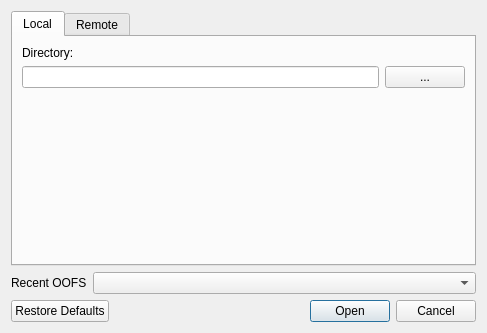
<ui version="4.0" >
 <class>NewBrowser</class>
 <widget class="QDialog" name="NewBrowser" >
  <property name="geometry" >
   <rect>
    <x>0</x>
    <y>0</y>
    <width>487</width>
    <height>333</height>
   </rect>
  </property>
  <property name="windowTitle" >
   <string>New browser</string>
  </property>
  <layout class="QVBoxLayout" name="verticalLayout" >
   <item>
    <widget class="QTabWidget" name="oofsType" >
     <property name="currentIndex" >
      <number>0</number>
     </property>
     <widget class="QWidget" name="localOofs" >
      <attribute name="title" >
       <string>Local</string>
      </attribute>
      <layout class="QVBoxLayout" name="verticalLayout_2" >
       <item>
        <widget class="QLabel" name="label" >
         <property name="text" >
          <string>Directory:</string>
         </property>
        </widget>
       </item>
       <item>
        <layout class="QHBoxLayout" name="horizontalLayout" >
         <item>
          <widget class="QLineEdit" name="directory" />
         </item>
         <item>
          <widget class="QPushButton" name="chooseDirectory" >
           <property name="sizePolicy" >
            <sizepolicy vsizetype="Fixed" hsizetype="Maximum" >
             <horstretch>0</horstretch>
             <verstretch>0</verstretch>
            </sizepolicy>
           </property>
           <property name="text" >
            <string>...</string>
           </property>
          </widget>
         </item>
        </layout>
       </item>
       <item>
        <spacer name="verticalSpacer" >
         <property name="orientation" >
          <enum>Qt::Vertical</enum>
         </property>
         <property name="sizeHint" stdset="0" >
          <size>
           <width>20</width>
           <height>124</height>
          </size>
         </property>
        </spacer>
       </item>
      </layout>
     </widget>
     <widget class="QWidget" name="remoteOofs" >
      <attribute name="title" >
       <string>Remote</string>
      </attribute>
      <layout class="QGridLayout" name="gridLayout" >
       <item row="0" column="0" >
        <widget class="QLabel" name="label_2" >
         <property name="text" >
          <string>Host</string>
         </property>
        </widget>
       </item>
       <item row="0" column="1" >
        <widget class="QLineEdit" name="hostName" />
       </item>
       <item row="1" column="0" >
        <widget class="QLabel" name="label_3" >
         <property name="text" >
          <string>Directory</string>
         </property>
        </widget>
       </item>
       <item row="1" column="1" >
        <widget class="QLineEdit" name="remoteDirectory" />
       </item>
       <item row="2" column="0" >
        <widget class="QCheckBox" name="hasLogin" >
         <property name="text" >
          <string>Login</string>
         </property>
        </widget>
       </item>
       <item row="2" column="1" >
        <widget class="QLineEdit" name="loginName" >
         <property name="enabled" >
          <bool>false</bool>
         </property>
        </widget>
       </item>
       <item row="3" column="0" >
        <widget class="QCheckBox" name="hasPassword" >
         <property name="text" >
          <string>Password</string>
         </property>
        </widget>
       </item>
       <item row="3" column="1" >
        <widget class="QLineEdit" name="password" >
         <property name="enabled" >
          <bool>false</bool>
         </property>
         <property name="echoMode" >
          <enum>QLineEdit::Password</enum>
         </property>
        </widget>
       </item>
      </layout>
     </widget>
    </widget>
   </item>
   <item>
    <layout class="QHBoxLayout" name="horizontalLayout_2" >
     <item>
      <widget class="QLabel" name="label_4" >
       <property name="text" >
        <string>Recent OOFS</string>
       </property>
      </widget>
     </item>
     <item>
      <widget class="QComboBox" name="recentOofs" >
       <property name="sizePolicy" >
        <sizepolicy vsizetype="Fixed" hsizetype="MinimumExpanding" >
         <horstretch>0</horstretch>
         <verstretch>0</verstretch>
        </sizepolicy>
       </property>
      </widget>
     </item>
    </layout>
   </item>
   <item>
    <widget class="QDialogButtonBox" name="buttonBox" >
     <property name="orientation" >
      <enum>Qt::Horizontal</enum>
     </property>
     <property name="standardButtons" >
      <set>QDialogButtonBox::Cancel|QDialogButtonBox::Open|QDialogButtonBox::RestoreDefaults</set>
     </property>
    </widget>
   </item>
  </layout>
 </widget>
 <resources/>
 <connections>
  <connection>
   <sender>buttonBox</sender>
   <signal>accepted()</signal>
   <receiver>NewBrowser</receiver>
   <slot>accept()</slot>
   <hints>
    <hint type="sourcelabel" >
     <x>224</x>
     <y>285</y>
    </hint>
    <hint type="destinationlabel" >
     <x>157</x>
     <y>274</y>
    </hint>
   </hints>
  </connection>
  <connection>
   <sender>buttonBox</sender>
   <signal>rejected()</signal>
   <receiver>NewBrowser</receiver>
   <slot>reject()</slot>
   <hints>
    <hint type="sourcelabel" >
     <x>292</x>
     <y>291</y>
    </hint>
    <hint type="destinationlabel" >
     <x>286</x>
     <y>274</y>
    </hint>
   </hints>
  </connection>
  <connection>
   <sender>hasLogin</sender>
   <signal>toggled(bool)</signal>
   <receiver>loginName</receiver>
   <slot>setEnabled(bool)</slot>
   <hints>
    <hint type="sourcelabel" >
     <x>87</x>
     <y>169</y>
    </hint>
    <hint type="destinationlabel" >
     <x>151</x>
     <y>163</y>
    </hint>
   </hints>
  </connection>
  <connection>
   <sender>hasPassword</sender>
   <signal>toggled(bool)</signal>
   <receiver>password</receiver>
   <slot>setEnabled(bool)</slot>
   <hints>
    <hint type="sourcelabel" >
     <x>103</x>
     <y>207</y>
    </hint>
    <hint type="destinationlabel" >
     <x>172</x>
     <y>208</y>
    </hint>
   </hints>
  </connection>
 </connections>
</ui>
